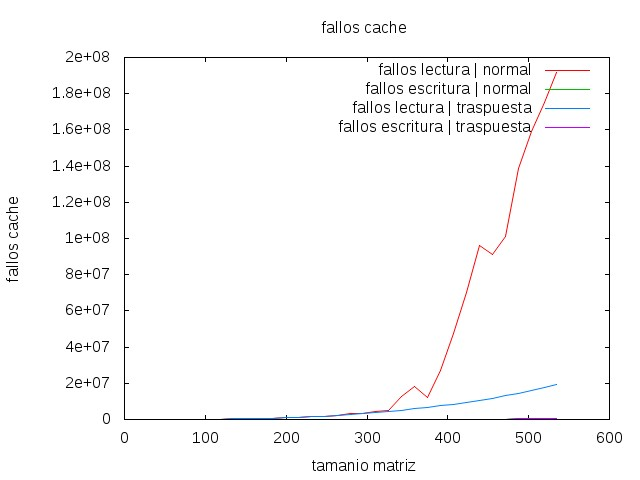

This figure's gnuplot source:
#!/usr/bin/gnuplot
#chmod +x ejemploGNUplot.gp

# Salida por pantalla simple: sudo apt-get install gnuplot-x11; set term 11
set term dumb

#set data style points
set title "fallos cache"
set xlabel "tamanio matriz"
set ylabel "fallos cache"
plot "matrix.dat" using 1:4 with lines title "fallos escritura | normal", "matrix.dat" using 1:7 with lines title "fallos escritura | traspuesta"
set term jpeg
set output "fallosCacheESCRITURA.jpeg"
replot
plot "matrix.dat" using 1:3 with lines title "fallos lectura | normal", "matrix.dat" using 1:4 with lines title "fallos escritura | normal","matrix.dat" using 1:6 with lines title "fallos lectura | traspuesta", "matrix.dat" using 1:7 with lines title "fallos escritura | traspuesta"

# Para salida a un archivo tipo portable network graphics
set term jpeg
set output "fallosCache.jpeg"
replot

# Cierra el archivo de salida
set output
